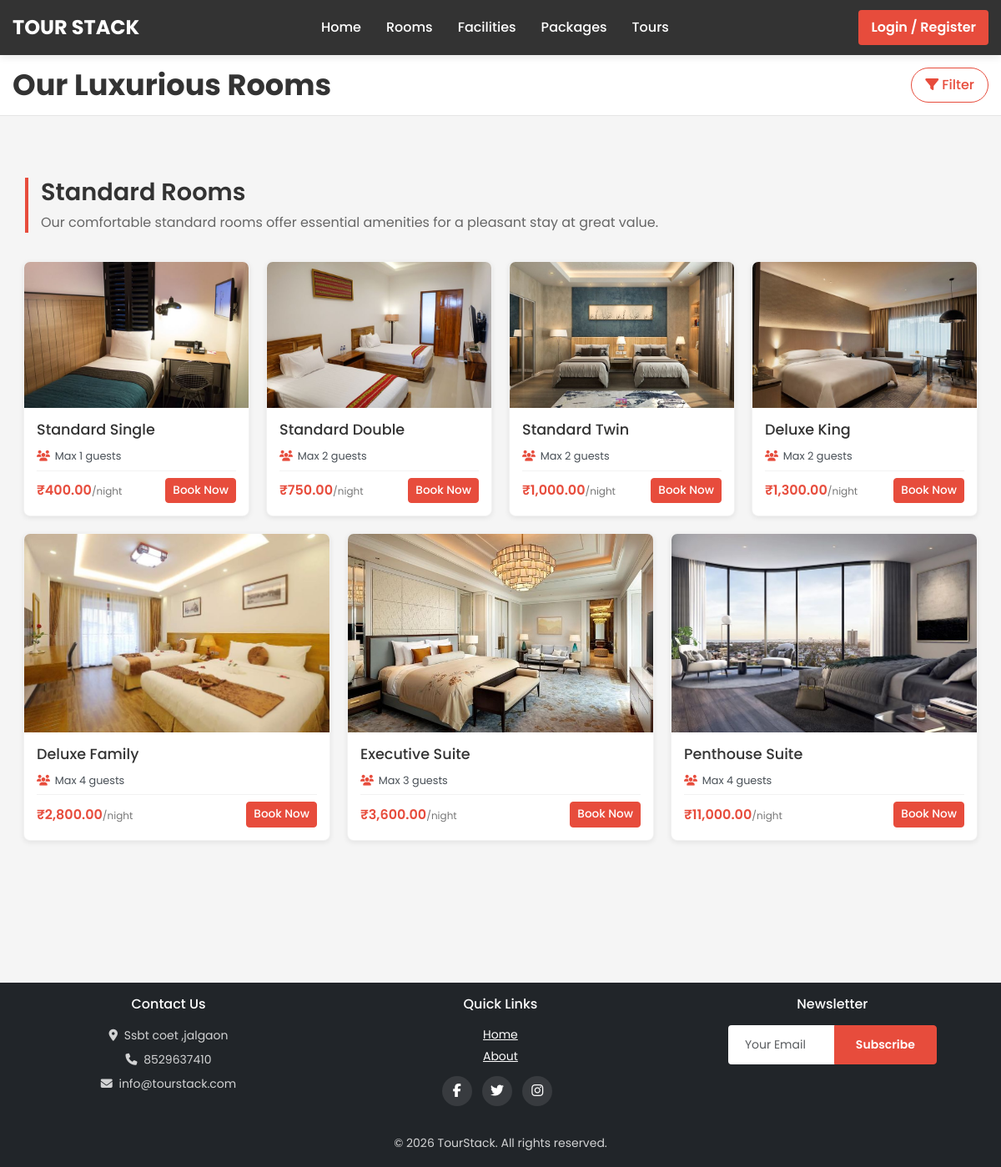
The page /project/rooms.php on the database its author committed.
### tables this page shows
CREATE TABLE `rooms` (
  `id` int(11) NOT NULL,
  `name` varchar(100) NOT NULL,
  `description` text NOT NULL,
  `price` decimal(10,2) NOT NULL,
  `capacity` int(11) NOT NULL,
  `image_path` varchar(255) NOT NULL,
  `status` enum('active','inactive') DEFAULT 'active'
);

### project/rooms.php (the view, shortened to what this page needs)
<?php
require_once 'db_connection.php';
$query = "SELECT * FROM rooms
          WHERE status = 'active'
          ORDER BY price ASC";
$result = $conn->query($query);
if ($result && $result->num_rows > 0) {
    mysqli_data_seek($result, 0);
}
$types_query = "SHOW COLUMNS FROM rooms LIKE 'type'";
$type_column_exists = $conn->query($types_query);
if ($type_column_exists && $type_column_exists->num_rows > 0) {
    $types_query = "SELECT DISTINCT type FROM rooms WHERE status = 'active' AND type IS NOT NULL ORDER BY type";
} else {
    $types_query = "SELECT DISTINCT name as type FROM room_types ORDER BY name";
}
$types_result = $conn->query($types_query);
$room_types = array();
if ($types_result && $types_result->num_rows > 0) {
    while($type = $types_result->fetch_assoc()) {
        if (!empty($type['type'])) {
            $room_types[] = $type['type'];
        }
    }
}
include 'includes/header.php';
?>
<div class="room-title-banner">
    <div class="container">
        <div class="d-flex justify-content-between align-items-center">
            <h1 class="room-title-heading">Our Luxurious Rooms</h1>
            <button id="filterButton" class="btn btn-outline-primary">
                <i class="fas fa-filter"></i> Filter
            </button>
        </div>
    </div>
        </div>
<main class="main-content">
    <div class="container">
        <div class="container mt-4">
            <?php
            $rooms_by_type = [];
            if ($result && $result->num_rows > 0) {
                mysqli_data_seek($result, 0);
                while($room = $result->fetch_assoc()) {
                    $room_type = !empty($room['type']) ? $room['type'] : 'Standard';
                    if (!isset($rooms_by_type[$room_type])) {
                        $rooms_by_type[$room_type] = [];
                    }
                    $rooms_by_type[$room_type][] = $room;
                }
            }
            if (!empty($rooms_by_type)) {
                foreach ($rooms_by_type as $type => $type_rooms) {
            ?>
                <div class="room-type-section mb-5">
                    <div class="room-type-header">
                        <h2 class="room-type-heading"><?php echo htmlspecialchars($type); ?> Rooms</h2>
                        <div class="room-type-description">
                            <?php
                            $type_descriptions = [
                                'Standard' => 'Our comfortable standard rooms offer essential amenities for a pleasant stay at great value.',
                                'Deluxe' => 'Experience enhanced comfort with our spacious deluxe rooms featuring premium amenities.',
                                'Executive Suite' => 'Luxurious suites with separate living areas, perfect for business travelers or longer stays.',
                                'Family Room' => 'Spacious accommodations designed for families, with multiple beds and kid-friendly amenities.',
                                'Premium Suite' => 'Our most luxurious option with exclusive amenities and services for an unforgettable experience.'
                            ];
                            echo isset($type_descriptions[$type]) ? $type_descriptions[$type] : 'Discover our selection of quality accommodations.';
                            ?>
                        </div>
                    </div>
                    <div class="row row-cols-1 row-cols-md-3 g-4">
                        <?php foreach ($type_rooms as $room) {
                            $image_path = !empty($room['image_path']) ? $room['image_path'] : 'images/rooms/default-room.jpg';
                            $capacity = isset($room['capacity']) ? $room['capacity'] : 2;
                        ?>
                            <div class="col">
                                <div class="room-card">
                                    <div class="square-img">
                                        <img src="<?php echo $image_path; ?>" alt="<?php echo htmlspecialchars($room['name']); ?>">
                                    </div>
                                    <div class="room-details">
                                        <h3 class="room-title"><?php echo htmlspecialchars($room['name']); ?></h3>
                                        <div class="room-info">
                                            <p class="room-feature"><i class="fas fa-users"></i> Max <?php echo $capacity; ?> guests</p>
                                        </div>
                                        <div class="price-book">
                                            <div class="price">₹<?php echo number_format($room['price'], 2); ?><small>/night</small></div>
                                            <button type="button" class="btn btn-primary btn-sm" data-bs-toggle="modal" data-bs-target="#bookRoomModal<?php echo $room['id']; ?>">
                                                Book Now
                                            </button>
                                        </div>
                                    </div>
                                </div>
                            </div>
                        <?php } ?>
                    </div>
                </div>
            <?php
                }
            } else {
                echo '<div class="col-12 text-center"><p>No rooms found.</p></div>';
            }
            ?>
        </div>
    </div>
</main>
<?php include 'includes/footer.php'; ?>

### rows shown on the page
rooms: image_path (picture), name "Standard Single", capacity "1", price "400.00"
rooms: image_path (picture), name "Standard Double", capacity "2", price "750.00"
rooms: image_path (picture), name "Standard Twin", capacity "2", price "1,000.00"
rooms: image_path (picture), name "Deluxe King", capacity "2", price "1,300.00"
rooms: image_path (picture), name "Deluxe Family", capacity "4", price "2,800.00"
rooms: image_path (picture), name "Executive Suite", capacity "3", price "3,600.00"
rooms: image_path (picture), name "Penthouse Suite", capacity "4", price "11,000.00"

### other values the page prints
$type "Standard"
$type_descriptions[$type] "Our comfortable standard rooms offer essential amenities for a pleasant stay at great value."
